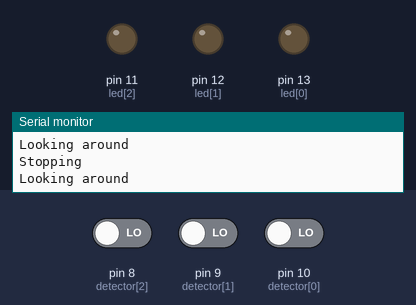
This sketch was run on a simulated Arduino Uno, built with avr-gcc and run on an emulated ATmega328P. On the bench: output pins drawn as LEDs (lit = HIGH), the last lines printed to the serial monitor. The inputs (shaded band) are chosen by the test bench; at power-on: pin 8 (detector[2]) LOW, pin 9 (detector[1]) LOW, pin 10 (detector[0]) LOW.

Above: at 1.2 s.
1.3 s: pin 8 (detector[2]) driven HIGH
At 2.5 s:
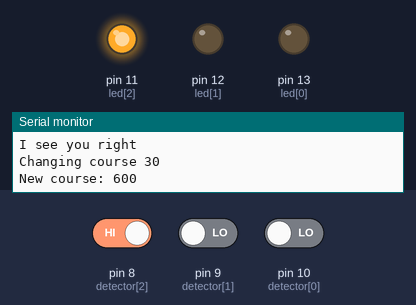
2.8 s: pin 9 (detector[1]) driven HIGH
At 3.6 s:
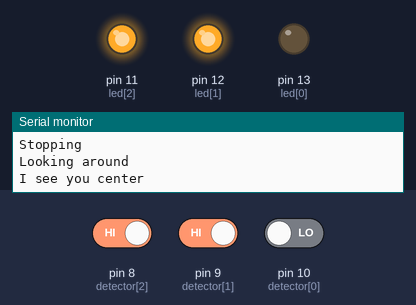
4.3 s: pin 10 (detector[0]) driven HIGH
At 5.5 s:
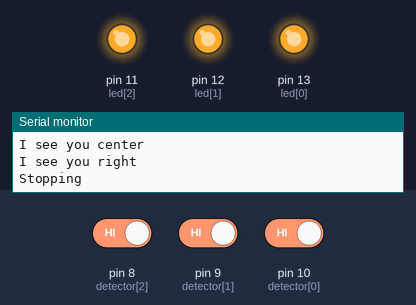
5.8 s: pin 8 (detector[2]) driven LOW
At 6.1 s:
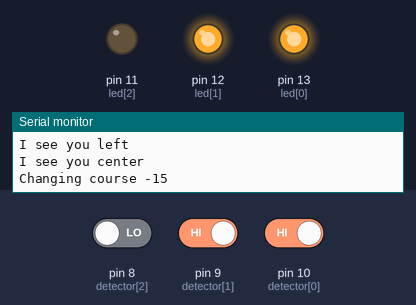
7.3 s: pin 9 (detector[1]) driven LOW
At 8.5 s:
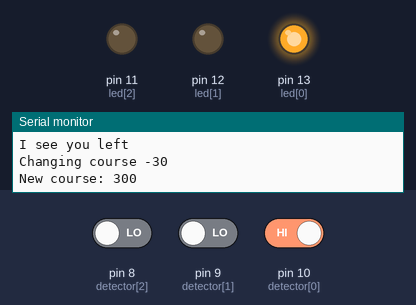
8.8 s: pin 8 (detector[2]) driven HIGH
At 9.7 s:
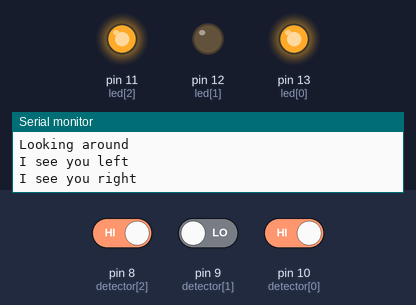
Timing chart, 0 to 11.3 s (numbered marks = the images above; inputs shaded):
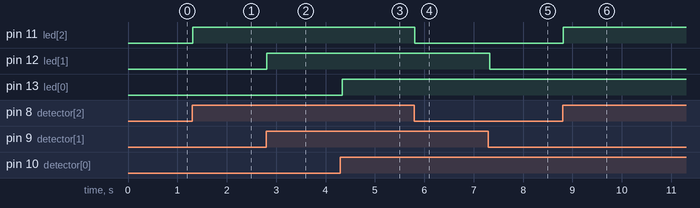

The sketch:

motion_detector3.ino
```cpp
/*
  Motion Detector Test

  PIR output on pin 3.
  LED also on pin 3 for feedback (+200 Ohm resistor)
*/

enum { LEFT, CENTER, RIGHT };
const char* directionStr[3] = { "left", "center", "right"};

const int detector[3] = { 10, 9, 8  };  // LCD pins
const int led[3] = { 13, 12, 11 };
boolean inMotion[3] = { true, true, true };
int course = 180;
int heading = 180;

unsigned long whenNoticed = 0;

void setup()
{
  pinMode( detector[LEFT], INPUT);
  pinMode( detector[CENTER], INPUT);
  pinMode( detector[RIGHT], INPUT);

  for (int i=0; i < 3; i++) {
    pinMode(led[i], OUTPUT);
    digitalWrite( led[i], LOW );
  }

  Serial.begin(9600);
  Serial.println("Moof");
}


//----
// Check motion sensor's instantaneous state (ignore any state change)
//----
void checkMotionSensor( int id ) {
  int motionSensor = digitalRead( detector[id] );
  digitalWrite( led[id], motionSensor );

  if (motionSensor == HIGH) {
    inMotion[id] = true;
    Serial.print("I see you ");
    Serial.println( directionStr[id] );
  } else {
    inMotion[id] = false;
  }
}

//----
// For continuous checking, only generate events when motion first turns on or off
// @output inMotion[id]
//----
void updateMotionStateContinuous( int id ) {
   int motionSensor = digitalRead( detector[id] );

  if (inMotion[id]) {
    if (motionSensor == LOW) {
      inMotion[id] = false;
      // generate a "motionless" event
      Serial.println("Where are you?");
      digitalWrite( led[id], LOW );
    }
  } else {
    if (motionSensor == HIGH) {
      inMotion[id] = true;
      // generate a "motion" event
      Serial.print("I see you to the ");
      Serial.println( directionStr[id] );
      digitalWrite( led[id], HIGH );
    }
  }

}

//-------
// based on motion figure out where to go
//------
void setCourse() {
  int courseChange = 0;
  int delta = 30;  // max dir change

  if (inMotion[LEFT]) {
    courseChange -= delta;
  }
  if (inMotion[RIGHT]) {
    courseChange += delta;
  }
  if (inMotion[CENTER]) {
    courseChange /= 2;     // moderate course change by 50% is motion ahead
  }

  course += courseChange;
  heading = course;  // TBD

  if (courseChange) {
    Serial.print("Changing course "  );
    Serial.println( courseChange );
    Serial.print("New course: "  );
    Serial.println( course );
  }
}

//---
void drive() {
  Serial.println("Driving for 3 seconds");
  delay( 3000 );
}

void loop()
{
  Serial.println("Looking around");

  checkMotionSensor( LEFT );
  checkMotionSensor( CENTER );
  checkMotionSensor( RIGHT );

  setCourse();
 // drive();

  Serial.println("Stopping");
  // delay( 3000 );  // stop motion so motion detectors do real work
}
```

Measured:
- after the input at 1.3 s, pin 11 (led[2]): LOW → HIGH at once
- after the input at 2.8 s, pin 12 (led[1]): LOW → HIGH at once
- after the input at 4.3 s, pin 13 (led[0]): LOW → HIGH at once
- after the input at 5.8 s, pin 11 (led[2]): HIGH → LOW at once
- after the input at 7.3 s, pin 12 (led[1]): HIGH → LOW at once
- after the input at 8.8 s, pin 11 (led[2]): LOW → HIGH at once
